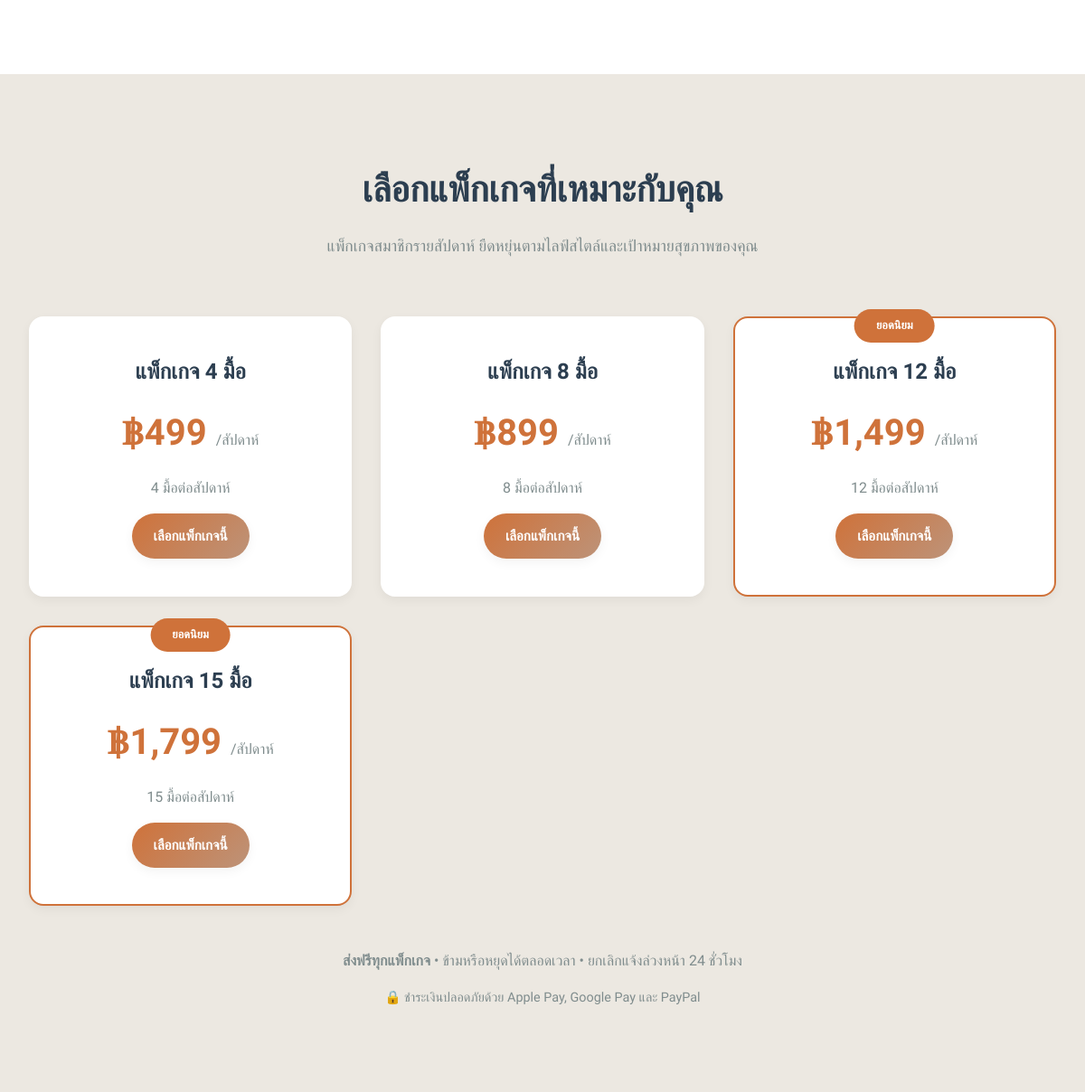
Before: /KruaThai/Home.php (middle part) with the older database file.
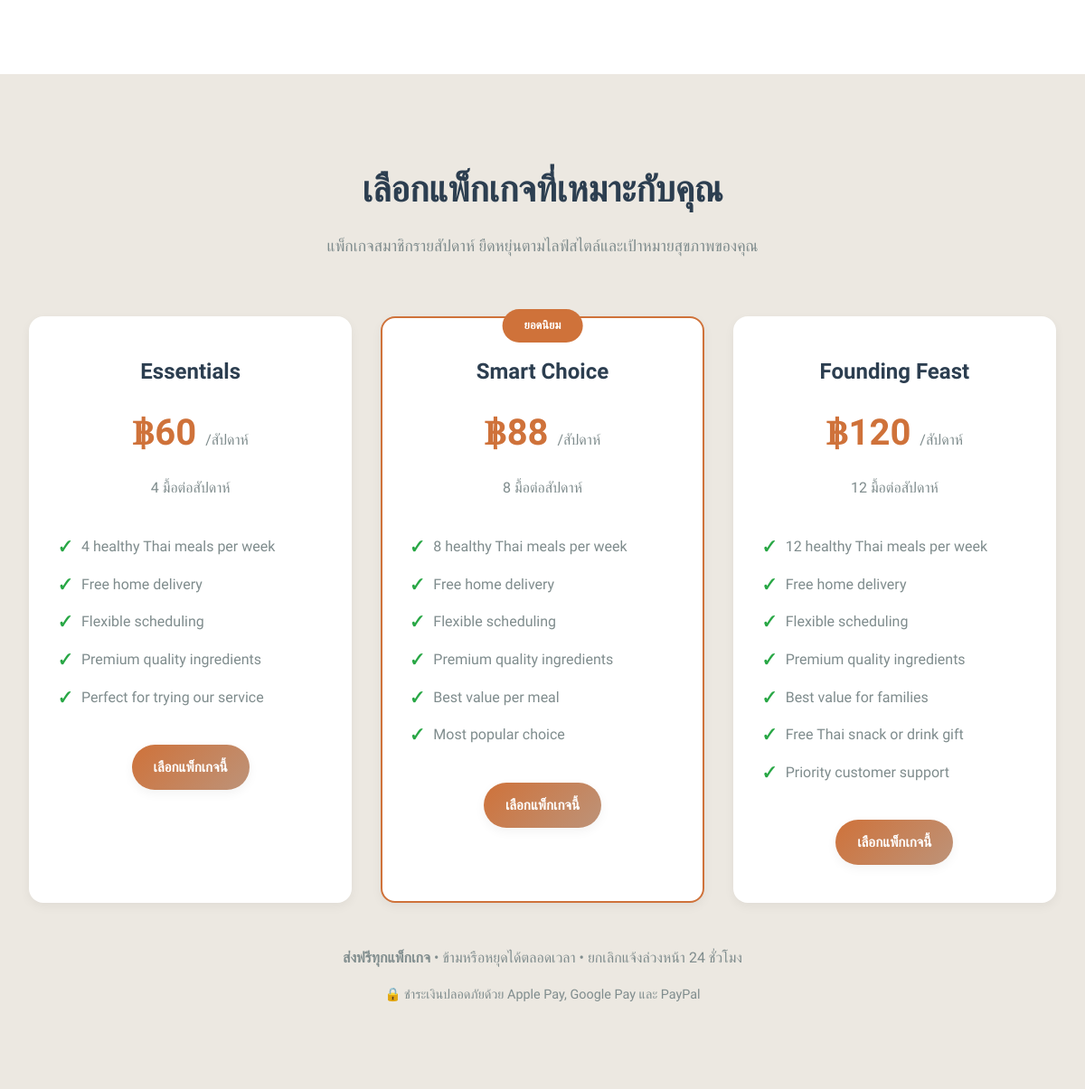
After: the same page with the newer database file.
### tables this page shows
CREATE TABLE `subscription_plans` (
  `id` char(36) NOT NULL,
  `name` varchar(100) NOT NULL,
  `name_thai` varchar(100) DEFAULT NULL,
  `description` text,
  `plan_type` enum('weekly','monthly','custom') NOT NULL,
  `meals_per_week` int(11) NOT NULL,
  `weeks_duration` int(11) DEFAULT '4',
  `base_price` decimal(8,2) NOT NULL,
  `discount_percentage` decimal(5,2) DEFAULT '0.00',
  `final_price` decimal(8,2) NOT NULL,
  `features` longtext,
  `max_skips_per_week` int(11) DEFAULT '2',
  `advance_ordering_days` int(11) DEFAULT '7',
  `is_active` tinyint(1) DEFAULT '1',
  `is_popular` tinyint(1) DEFAULT '0',
  `sort_order` int(11) DEFAULT '0',
  `created_at` timestamp NOT NULL DEFAULT CURRENT_TIMESTAMP,
  `updated_at` timestamp NOT NULL DEFAULT CURRENT_TIMESTAMP ON UPDATE CURRENT_TIMESTAMP
);

### KruaThai/Home.php (the view, shortened to what this page needs)
<?php
try {
    $database = new Database();
    $db = $database->getConnection();
} catch (Exception $e) {
    try {
        $pdo = new PDO("mysql:host=localhost;dbname=krua_thai;charset=utf8mb4", "root", "root");
        $pdo->setAttribute(PDO::ATTR_ERRMODE, PDO::ERRMODE_EXCEPTION);
        $db = $pdo;
    } catch (PDOException $e) {
        error_log("Database connection failed: " . $e->getMessage());
        $db = null;
    }
}
$subscription_plans = [];
if ($db) {
    try {
        $query = "SELECT * FROM subscription_plans
                  WHERE is_active = 1 AND plan_type = 'weekly'
                  AND meals_per_week IN (4, 8, 12, 15)
                  ORDER BY sort_order ASC, meals_per_week ASC";
        $stmt = $db->prepare($query);
        $stmt->execute();
        $subscription_plans = $stmt->fetchAll(PDO::FETCH_ASSOC);
    } catch (Exception $e) {
        error_log("Subscription plans query failed: " . $e->getMessage());
    }
}
?>
<!DOCTYPE html>
<html lang="th">
<head>
    <link href="https://cdnjs.cloudflare.com/ajax/libs/font-awesome/6.4.0/css/all.min.css" rel="stylesheet">
</head>
<body>
    <section class="meals-section" id="meals">
    </section>
    <section class="plans-section" id="plans">
        <div class="container">
            <div class="section-header">
                <h2>เลือกแพ็กเกจที่เหมาะกับคุณ</h2>
                <p>แพ็กเกจสมาชิกรายสัปดาห์ ยืดหยุ่นตามไลฟ์สไตล์และเป้าหมายสุขภาพของคุณ</p>
            </div>
            <div class="plans-grid">
                <?php foreach ($subscription_plans as $plan): ?>
                    <?php
                    $features = json_decode($plan['features'] ?? '[]', true);
                    $is_popular = $plan['is_popular'] ?? 0;
                    ?>
                    <div class="plan-card <?php echo $is_popular ? 'featured' : ''; ?> loading">
                        <h3 class="plan-name"><?php echo htmlspecialchars($plan['name_thai'] ?? $plan['name']); ?></h3>
                        <div class="plan-price">
                            ฿<?php echo number_format($plan['final_price'], 0); ?>
                            <span>/สัปดาห์</span>
                        </div>
                        <div style="margin: 1rem 0; color: var(--text-gray); font-weight: 500;">
                            <?php echo $plan['meals_per_week']; ?> มื้อต่อสัปดาห์
                        </div>
                        <?php if (!empty($features)): ?>
                            <ul class="plan-features">
                                <?php foreach ($features as $feature): ?>
                                    <li><?php echo htmlspecialchars($feature); ?></li>
                                <?php endforeach; ?>
                            </ul>
                        <?php endif; ?>
                        <div class="auth-tooltip">
                            <a href="register.php?plan=<?php echo $plan['id']; ?>" class="btn btn-primary">เลือกแพ็กเกจนี้</a>
                        </div>
                    </div>
                <?php endforeach; ?>
            </div>
            <div style="text-align: center; margin-top: 3rem;">
                <p style="color: var(--text-gray); margin-bottom: 1rem;">
                    <strong>ส่งฟรีทุกแพ็กเกจ</strong> • ข้ามหรือหยุดได้ตลอดเวลา • ยกเลิกแจ้งล่วงหน้า 24 ชั่วโมง
                </p>
                <p style="color: var(--text-gray); font-size: 0.9rem;">
                    🔒 ชำระเงินปลอดภัยด้วย Apple Pay, Google Pay และ PayPal
                </p>
            </div>
        </div>
    </section>
</body>
</html>

Changed rows visible on the page:
no longer on this page (row edited): subscription_plans: name_thai "แพ็กเกจ 4 มื้อ", final_price "499", meals_per_week "4"
no longer on this page (row edited): subscription_plans: name_thai "แพ็กเกจ 8 มื้อ", final_price "899", meals_per_week "8"
no longer on this page (row edited): subscription_plans: name_thai "แพ็กเกจ 12 มื้อ", final_price "1,499", meals_per_week "12", is_popular 1 (drawn)
no longer on this page (row edited): subscription_plans: name_thai "แพ็กเกจ 15 มื้อ", final_price "1,799", meals_per_week "15", is_popular 1 (drawn)
added subscription_plans: name_thai "Essentials", final_price "60", meals_per_week "4", features "4 healthy Thai meals per week", features "Free home delivery", features "Flexible scheduling", features "Premium quality ingredients", features "Perfect for trying our service"
added subscription_plans: name_thai "Smart Choice", final_price "88", meals_per_week "8", features "8 healthy Thai meals per week", features "Free home delivery", features "Flexible scheduling", features "Premium quality ingredients", features "Best value per meal", features "Most popular choice", is_popular 1 (drawn)
added subscription_plans: name_thai "Founding Feast", final_price "120", meals_per_week "12", features "12 healthy Thai meals per week", features "Free home delivery", features "Flexible scheduling", features "Premium quality ingredients", features "Best value for families", features "Free Thai snack or drink gift", features "Priority customer support"
